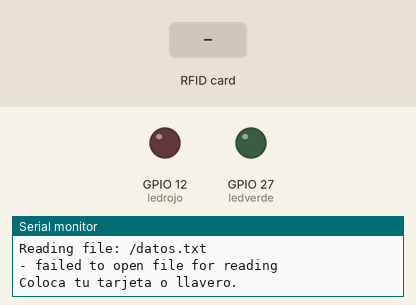
This sketch was run on a simulated ESP32. On the bench: output pins drawn as LEDs (lit = HIGH), the last lines printed to the serial monitor. The inputs (shaded band) are chosen by the test bench. Storage starts empty.

Above: at 1.2 s.
1.3 s: RFID card 11 82 4D 23 held to the reader
At 1.7 s:
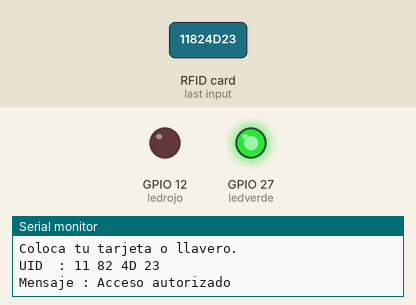
Timing chart, 0 to 4.3 s (numbered marks = the images above; inputs shaded):
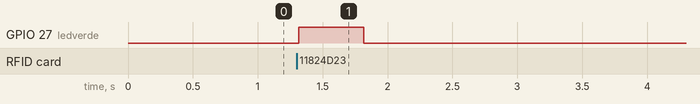

Measured:
- after the input at 1.3 s, GPIO 27 (ledverde): LOW → HIGH at once, → LOW 0.50 s later

The sketch:

SPIFFS.ino
```cpp
//Librerias
#include <SPI.h>
#include <MFRC522.h>

#include "FS.h"
#include "SPIFFS.h"

#define FORMAT_SPIFFS_IF_FAILED true

//Definicion de pines en el esp32
#if defined(ESP32)
#define SS_PIN 5
#define RST_PIN 4
#define ledrojo 12
#define ledverde 27
#endif

MFRC522 mfrc522(SS_PIN, RST_PIN);  // Instancia.

//Metodo para listar directorio
void listDir(fs::FS &fs, const char * dirname, uint8_t levels){
    Serial.printf("Listing directory: %s\r\n", dirname);

    File root = fs.open(dirname);
    if(!root){
        Serial.println("- failed to open directory");
        return;
    }
    if(!root.isDirectory()){
        Serial.println(" - not a directory");
        return;
    }

    File file = root.openNextFile();
    while(file){
        if(file.isDirectory()){
            Serial.print("  DIR : ");
            Serial.println(file.name());
            if(levels){
                listDir(fs, file.path(), levels -1);
            }
        } else {
            Serial.print("  FILE: ");
            Serial.print(file.name());
            Serial.print("\tSIZE: ");
            Serial.println(file.size());
        }
        file = root.openNextFile();
    }
}
//Fin metodo listar

//Metodo lectura archivo
void readFile(fs::FS &fs, const char * path){
    Serial.printf("Reading file: %s\r\n", path);

    File file = fs.open(path);
    if(!file || file.isDirectory()){
        Serial.println("- failed to open file for reading");
        return;
    }

    Serial.println("- read from file:");
    while(file.available()){
        Serial.write(file.read());
    }
    file.close();
}

void deleteFile(fs::FS &fs, const char * path){
    Serial.printf("Deleting file: %s\r\n", path);
    if(fs.remove(path)){
        Serial.println("- file deleted");
    } else {
        Serial.println("- delete failed");
    }
}

//Fin metodo lectura
void appendFile(fs::FS &fs, const char * path, const char * message){
    Serial.printf("Appending to file: %s\r\n", path);

    File file = fs.open(path, FILE_APPEND);
    if(!file){
        Serial.println("- failed to open file for appending");
        return;
    }
    if(file.print(message)){
        Serial.println("- message appended");
    } else {
        Serial.println("- append failed");
    }
    file.close();
}

void setup() {
  //Inidicar el modo de los pines de los leds
  pinMode(ledverde, OUTPUT);
  pinMode(ledrojo, OUTPUT);
  //Inicar serial
  Serial.begin(115200);
  Serial.println();
   if(!SPIFFS.begin(FORMAT_SPIFFS_IF_FAILED)){
        Serial.println("SPIFFS Mount Failed");
        return;
    }
  //Listar archivos almacenados
  listDir(SPIFFS, "/", 0);
  //Metodo para leer el archivo datos.txt
  readFile(SPIFFS, "/datos.txt");
  // Iniciar  SPI bus
  SPI.begin();
  // Iniciar MFRC522
  mfrc522.PCD_Init();
  Serial.println("Coloca tu tarjeta o llavero.");
}

void loop() {

  // En espera
  if (!mfrc522.PICC_IsNewCardPresent()) {
    return;
  }
  // Lectura
  if (!mfrc522.PICC_ReadCardSerial()) {
    return;
  }

  //Mostrar en monitor serial el UID
  Serial.print("UID  :");
  String content = "";
  //Ciclo para dar formato al UID
  for (byte i = 0; i < mfrc522.uid.size; i++) {

    Serial.print(mfrc522.uid.uidByte[i] < 0x10 ? " 0" : " ");
    Serial.print(mfrc522.uid.uidByte[i], HEX);
    content.concat(String(mfrc522.uid.uidByte[i] < 0x10 ? " 0" : " "));
    content.concat(String(mfrc522.uid.uidByte[i], HEX));
  }
  //Mensaje de verificacion
  Serial.println();
  Serial.print("Mensaje : ");
  content.toUpperCase();
  //Validacion de usuario
  if (content.substring(1) == "11 82 4D 23")  //Se puede cambiar el valor o valores a verificar.
  {
    Serial.println("Acceso autorizado");
    Serial.println();
    digitalWrite(ledverde, HIGH);
    delay(500);
    digitalWrite(ledverde, LOW);
    //Variable String para almacenar UID
    String linea;
    //Agregando salto de linea y valor a la variable linea
    linea = String(content)+"\r\n";
    //Metodo para agregar variable haciendo uso de tambien de la conversion c_str()
    appendFile(SPIFFS,"/datos.txt", linea.c_str());
    //Mostramos mensaje con el dato almacenado
    Serial.print("UID de tarjeta almacenado en archivo.txt :");
    Serial.println(content);
    Serial.println();
    Serial.println();
     delay(5000);
   readFile(SPIFFS,"/datos.txt");
  }

  else {
    Serial.println("Acceso denegado");
    Serial.println();
    digitalWrite(ledrojo, HIGH);
    delay(500);
    digitalWrite(ledrojo, LOW);
    //Variable String para almacenar UID
    String linea;
    //Agregando salto de linea y valor a la variable linea
    linea = String(content)+"\r\n";
    //Metodo para agregar variable haciendo uso de tambien de la conversion c_str()
    appendFile(SPIFFS,"/datos.txt", linea.c_str());
    //Mostramos mensaje con el dato almacenado
    Serial.print("UID de tarjeta almacenado en archivo.txt :");
    Serial.println(content);
     Serial.println();
    Serial.println();
  delay(5000);
   readFile(SPIFFS,"/datos.txt");

  }

}
```
